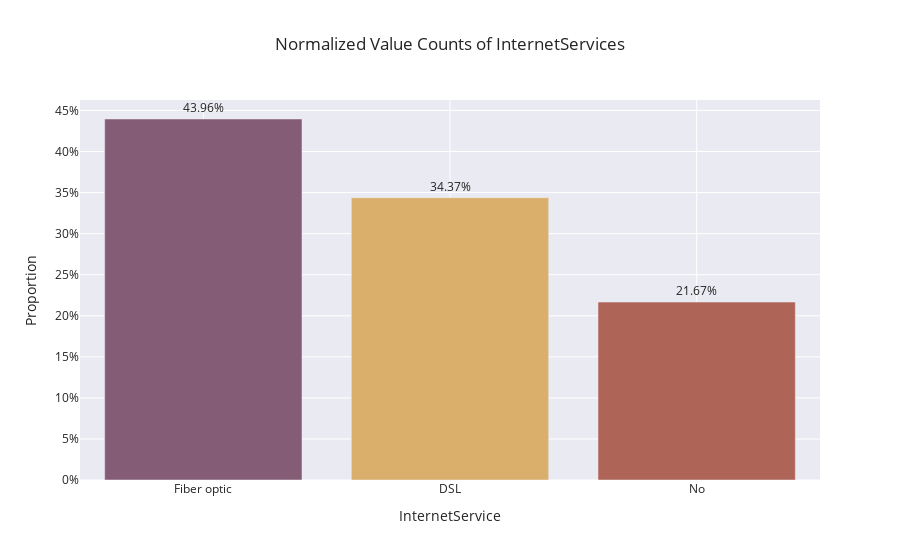

Source (notebook cell):
### Code cell
# Rename columns for clarity
internet_service_counts.columns = ['InternetService', 'Percentage']

# Create a bar chart
fig = px.bar(
    internet_service_counts,
    x='InternetService',
    y='Percentage',
    title='Normalized Value Counts of InternetServices',
    text='Percentage',
    labels={'Percentage': 'Proportion'},
    color='InternetService',
    color_discrete_sequence=px.colors.qualitative.Antique
)

# Update layout for better readability
fig.update_traces(texttemplate='%{text:.2%}', textposition='outside')
fig.update_layout(
    yaxis_tickformat=".0%",
    xaxis_title="InternetService",
    yaxis_title="Proportion",
    template="ggplot2+seaborn",
    showlegend=False

)

fig.show()

### Figure 1 — Plotly figure (JSON) as saved in the notebook; plotly's stock layout.template omitted (floating-point values rounded to 4 significant figures)
{"data": [{"alignmentgroup": "True", "hovertemplate": "InternetService=%{x}<br>Proportion=%{text}<extra></extra>", "legendgroup": "Fiber optic", "marker": {"color": "rgb(133, 92, 117)", "pattern": {"shape": ""}}, "name": "Fiber optic", "offsetgroup": "Fiber optic", "orientation": "v", "showlegend": true, "text": [0.4396], "textposition": "outside", "texttemplate": "%{text:.2%}", "type": "bar", "x": ["Fiber optic"], "xaxis": "x", "y": [0.4396], "yaxis": "y"}, {"alignmentgroup": "True", "hovertemplate": "InternetService=%{x}<br>Proportion=%{text}<extra></extra>", "legendgroup": "DSL", "marker": {"color": "rgb(217, 175, 107)", "pattern": {"shape": ""}}, "name": "DSL", "offsetgroup": "DSL", "orientation": "v", "showlegend": true, "text": [0.3437], "textposition": "outside", "texttemplate": "%{text:.2%}", "type": "bar", "x": ["DSL"], "xaxis": "x", "y": [0.3437], "yaxis": "y"}, {"alignmentgroup": "True", "hovertemplate": "InternetService=%{x}<br>Proportion=%{text}<extra></extra>", "legendgroup": "No", "marker": {"color": "rgb(175, 100, 88)", "pattern": {"shape": ""}}, "name": "No", "offsetgroup": "No", "orientation": "v", "showlegend": true, "text": [0.2167], "textposition": "outside", "texttemplate": "%{text:.2%}", "type": "bar", "x": ["No"], "xaxis": "x", "y": [0.2167], "yaxis": "y"}], "layout": {"barmode": "relative", "legend": {"title": {"text": "InternetService"}, "tracegroupgap": 0}, "showlegend": false, "title": {"text": "Normalized Value Counts of InternetServices"}, "xaxis": {"anchor": "y", "categoryarray": ["Fiber optic", "DSL", "No"], "categoryorder": "array", "domain": [0, 1], "title": {"text": "InternetService"}}, "yaxis": {"anchor": "x", "domain": [0, 1], "tickformat": ".0%", "title": {"text": "Proportion"}}}}
